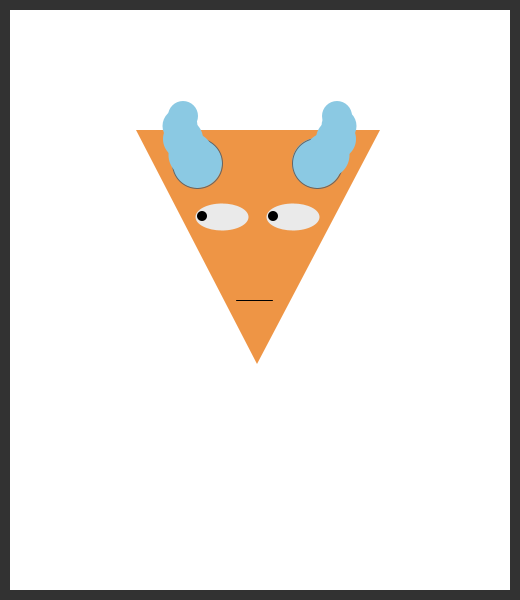
Frame 1 (no input)
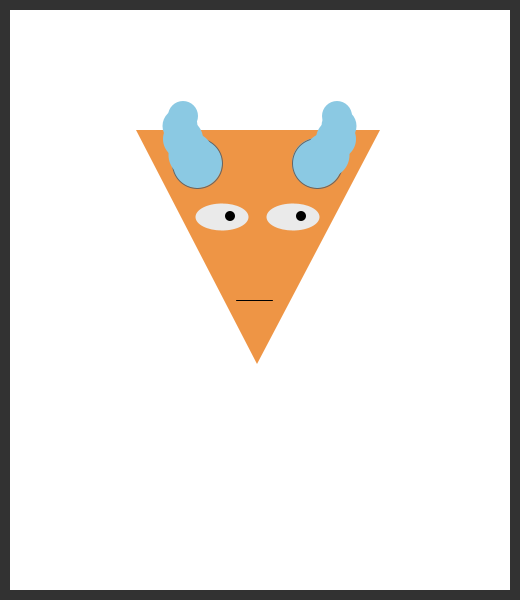
Frame 60 (the mouse pressed at the canvas centre just before this capture)
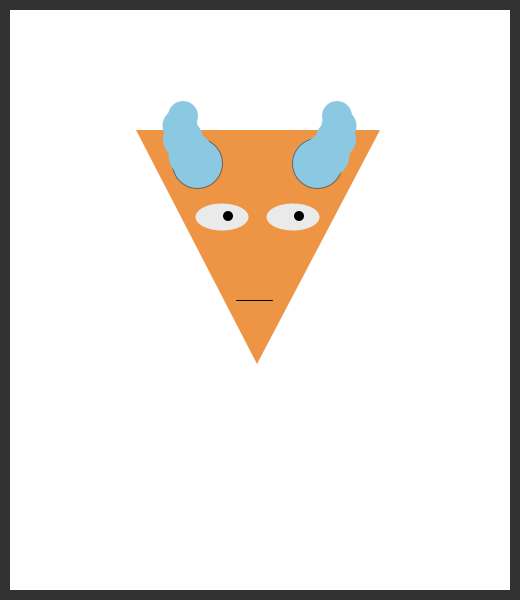
Frame 120 (the mouse held since frame 60 and released just before this capture)

The Processing sketch that drew these frames (run headless with seeded random() and noise(); from frame 60 on, the mouse is pressed at the canvas centre):

// Processing sketch: d01_hw01_sketch
// ── d01_hw01_sketch.pde
int posX1 = 202;
int posY1 = 216;

int posX2 = 273;
int posY2 = 216;

void setup() {
  size(520, 600);
  background(0);
}

void draw() {
  background(50);
  noStroke();
  fill(255);
  rect(10, 10, 500, 580);
  
  noStroke();
  fill(238, 149, 69);
  triangle(257, 364, 380, 130, 136, 130);
  
  stroke(0);
  line(272, 300, 236, 300);
  
  noStroke();
  fill(234);
  ellipse(293, 217, 53, 27);
  ellipse(222, 217, 53, 27);
  
  fill(0);
  ellipse(posX1, posY1, 10, 10);
  posX1++;
  
  if(posX1 > 232) {
     posX1 = 202;
  }
  
  ellipse(posX2, posY2, 10, 10);
  posX2++;
  
  if(posX2 > 303) {
     posX2 = 273;
     
  }

  stroke(100);
  fill(139, 201, 227);
  ellipse(317, 163, 50, 50);
  noStroke();
  ellipse(327, 155, 45, 45);
  ellipse(336, 139, 40, 40);
  ellipse(339, 126, 35, 35);
  ellipse(337, 116, 30, 30);
  
  stroke(100);
  fill(139, 201, 227);
  ellipse(197, 163, 50, 50);
  noStroke();
  ellipse(191, 155, 45, 45);
  ellipse(183, 139, 40, 40);
  ellipse(180, 126, 35, 35);
  ellipse(183, 116, 30, 30);
  
}
